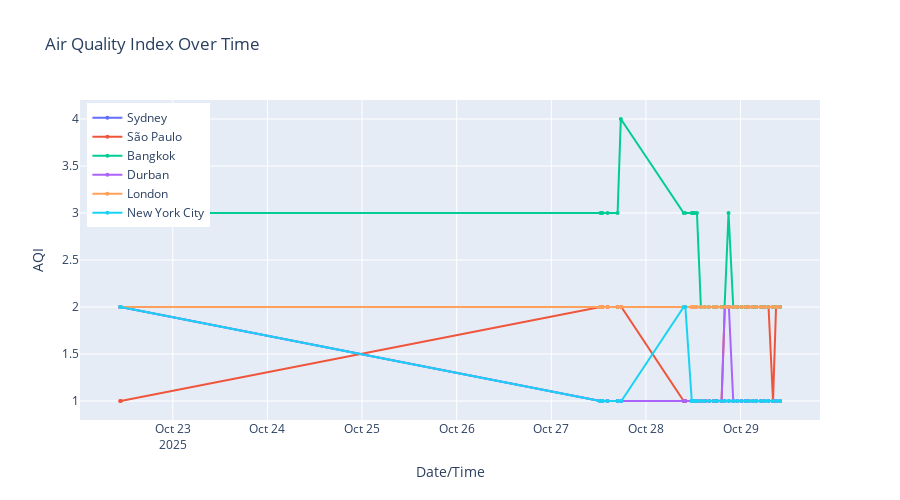

This figure's notebook cell:
### Markdown cell above
## 6. Temporal patterns

### Code cell
# Time series plot - AQI over time
fig = go.Figure()

for city in df['city_name'].unique():
    city_data = df[df['city_name'] == city].sort_values('timestamp')
    
    fig.add_trace(go.Scatter(
        x=city_data['timestamp'],
        y=city_data['aqi'],
        mode='lines+markers',
        name=city,
        line=dict(width=2),
        marker=dict(size=4)
    ))

fig.update_layout(
    title='Air Quality Index Over Time',
    xaxis_title='Date/Time',
    yaxis_title='AQI',
    height=500,
    hovermode='x unified',
    legend=dict(yanchor="top", y=0.99, xanchor="left", x=0.01)
)

fig.show()
